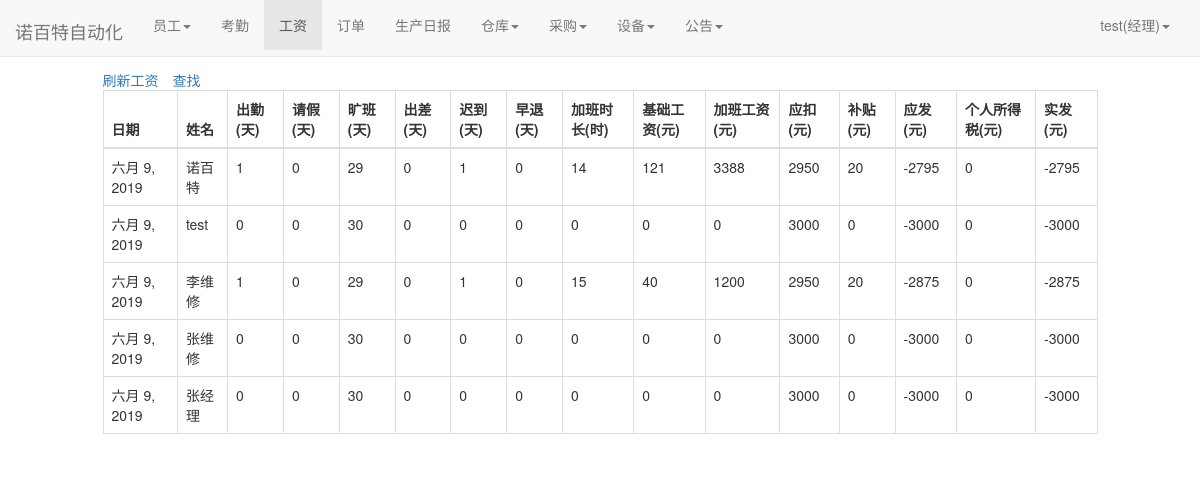
Page /user/salary_lists/ (signed in) on the committed database.
### user/models.py (models this page shows)
class Profile(models.Model):
    user = models.OneToOneField(User, on_delete=models.CASCADE)
    staff_gender = models.CharField(max_length=10, choices=(('male', '男'), ('female', '女')), default='male',
                                    verbose_name='性别')
    staff_age = models.PositiveIntegerField(verbose_name="年龄")
    staff_home = models.CharField(max_length=100, verbose_name="籍贯")
    staff_nationality = models.CharField(max_length=20, verbose_name="民族")  # 民族
    staff_tel = models.BigIntegerField(verbose_name="电话")
    start_time = models.DateField(auto_now_add=True, verbose_name="入职时间")  # 入职时间
    id_card = models.CharField(max_length=20,verbose_name="身份证")  # 身份证号
    staff_type = models.CharField(max_length=100,verbose_name="职位", null=True)  # 职位
    salary_pre_hour = models.IntegerField(verbose_name="时薪")  # 时薪
    class Meta:
        ordering = ['-start_time']

class Salary(models.Model):#工资
    current_time = models.DateField(auto_now_add=True, verbose_name="时间")
    staff_name = models.ForeignKey(User, on_delete=models.CASCADE, verbose_name="姓名")
    attend_days = models.IntegerField(verbose_name="出勤", default=0)
    leave_days = models.IntegerField(verbose_name="请假", default=0)
    absent_days = models.IntegerField(verbose_name="旷班", default=0)
    business_days = models.IntegerField(verbose_name="出差", default=0)
    zaotui_days = models.IntegerField(verbose_name="早退", default=0)
    late_days = models.IntegerField(verbose_name="迟到", default=0)
    overtime = models.IntegerField(verbose_name="加班时长", default=0)
    base_salary = models.IntegerField(verbose_name="基础工资", default=0)
    overtime_salary = models.IntegerField(verbose_name="加班工资", default=0)
    kouchu = models.IntegerField(verbose_name="应扣", default=0)
    allowance = models.IntegerField(verbose_name="补贴", default=0)
    should_pay = models.IntegerField(verbose_name="应发", default=0)
    tax= models.IntegerField(verbose_name="个人所得税", default=0)
    actual_pay = models.IntegerField(verbose_name="实发", default=0)
    class Meta:
        ordering = ['-current_time']

### user/views.py (the view)
# urls.py: path('salary_lists/', views.salary_lists, name='salary_lists'),
def salary_lists(request):
    salary_lists = Salary.objects.all()
    context = {}
    context['salary_lists'] = salary_lists
    return render(request, 'salary_lists.html', context)

### user/models.py (called while the page is built)
def get_staff_type(self):
    if Profile.objects.filter(user=self).exists():
        profile = Profile.objects.get(user=self)
        return profile.staff_type
    else:
        return ''

### user/templates/salary_lists.html (shortened to what this page needs)
{% extends 'base.html' %}
{% if user.is_authenticated %}
                    {% if user_get_staff_type == '经理' %}
                        {% block nav_salary_active %}active{% endblock %}
                    {% else %}
                        {% block nav_salary1_active %}active{% endblock %}
                    {% endif %}
{% endif %}
{% block content %}
    <div class="containter">
        <div class="row">
            <div class="col-xs-10 col-xs-offset-1">
                {% if user.is_authenticated %}
                <table class="table table-bordered table-hover">
                    <span style="margin-right: 1em"><a href="{% url 'caculate_salary' %}">刷新工资</a></span>
                    <a href="{% url 'salary_select' %}">查找</a>
                  <thead>
                    <tr>
                      <th scope="col">日期</th>
                      <th scope="col">姓名</th>
                      <th scope="col">出勤(天)</th>
                      <th scope="col">请假(天)</th>
                      <th scope="col">旷班(天)</th>
                       <th scope="col">出差(天)</th>
                      <th scope="col">迟到(天)</th>
                         <th scope="col">早退(天)</th>
                        <th scope="col">加班时长(时)</th>
                        <th scope="col">基础工资(元)</th>
                        <th scope="col">加班工资(元)</th>
                        <th scope="col">应扣(元)</th>
                        <th scope="col">补贴(元)</th>
                        <th scope="col">应发(元)</th>
                        <th scope="col">个人所得税(元)</th>
                        <th scope="col">实发(元)</th>
                    </tr>
                  </thead>
                  <tbody>
                  {%for salary_list in salary_lists%}
                    <tr>
                      <td>{{salary_list.current_time}}</td>
                      <td>{{salary_list.staff_name}}</td>
                      <td>{{salary_list.attend_days}}</td>
                      <td>{{salary_list.leave_days}}</td>
                      <td>{{salary_list.absent_days}}</td>
                        <td>{{salary_list.business_days}}</td>
                        <td>{{salary_list.late_days}}</td>
                        <td>{{salary_list.zaotui_days}}</td>
                        <td>{{salary_list.overtime}}</td>
                        <td>{{salary_list.base_salary}}</td>
                        <td>{{salary_list.overtime_salary}}</td>
                        <td>{{salary_list.kouchu}}</td>
                        <td>{{salary_list.allowance}}</td>
                        <td>{{salary_list.should_pay}}</td>
                        <td>{{salary_list.tax}}</td>
                        <td>{{salary_list.actual_pay}}</td>
                    </tr>
                  {% endfor %}
                  </tbody>
                </table>
                {% else %}
                    <span>未登录，跳转到首页...</span>
                    <script type="text/javascript">
                        window.location.href = '/';
                    </script>
                {% endif %}
            </div>
        </div>
    </div>
{% endblock %}

### templates/base.html (shortened to what this page needs)
{% load staticfiles %}
<!doctype html>
<html lang="en">
<head>
    <link rel="stylesheet" href="{% static 'base.css' %}">
     <link rel="stylesheet" href="{% static 'home.css' %}">
    <link rel="stylesheet" href="{% static 'bootstrap-3.37/css/bootstrap.min.css' %}">
</head>
<body>
     <div class="navbar navbar-default navbar-fixed-top" role="navigation">
        <div class="container-fluid">
            <div class="navbar-header">
            </div>
        </div>
     </div>
    <nav class="navbar navbar-default navbar-fixed-top">
      <div class="container-fluid">
        <div class="navbar-header">
          <a class="navbar-brand" href="{% url 'home' %}">诺百特自动化</a>
        </div>
          {% if  user.is_authenticated %}
        <div class="collapse navbar-collapse" id="bs-example-navbar-collapse-1">
          <ul class="nav navbar-nav">
              {% if user.get_staff_type == '经理' %}
              <li class="{% block nav_staff_active %}{% endblock %}">
                    <li class="dropdown">
                      <a href="#" class="dropdown-toggle" data-toggle="dropdown" role="button" aria-haspopup="true" aria-expanded="false">员工<span class="caret"></span></a>
                    </li>
                  </li>
                 <li class="{% block nav_attendence_active %}{% endblock %}"><a href="{% url 'attendence_lists'%}">考勤</a></li>
                  <li class="{% block nav_salary_active %}{% endblock %}"><a href="{% url 'salary_lists'%}">工资</a></li>
                  <li class="{% block nav_order_active %}{% endblock %}"><a href="{% url 'order_list' %}">订单</a></li>
                  <li class="{% block nav_producediary_active %}{% endblock %}"><a href="{% url 'product_diary' %}">生产日报</a></li>
                   <li class="{% block nav_warehousediary_active %}{% endblock %}">
                    <li class="dropdown">
                      <a href="#" class="dropdown-toggle" data-toggle="dropdown" role="button" aria-haspopup="true" aria-expanded="false">仓库<span class="caret"></span></a>
                    </li>
                  </li>
                  <li class="{% block nav_purchase_active %}{% endblock %}">
                    <li class="dropdown">
                      <a href="#" class="dropdown-toggle" data-toggle="dropdown" role="button" aria-haspopup="true" aria-expanded="false">采购<span class="caret"></span></a>
                    </li>
                  </li>
                  <li class="{% block nav_facility_active %}{% endblock %}">
                    <li class="dropdown">
                      <a href="#" class="dropdown-toggle" data-toggle="dropdown" role="button" aria-haspopup="true" aria-expanded="false">设备<span class="caret"></span></a>
                    </li>
                  </li>
              <li class="{% block nav_notice_active %}{% endblock %}">
                    <li class="dropdown">
                      <a href="#" class="dropdown-toggle" data-toggle="dropdown" role="button" aria-haspopup="true" aria-expanded="false">公告<span class="caret"></span></a>
                    </li>
                  </li>
              {%endif%}
          </ul>
        <ul class="nav navbar-nav navbar-right">
            <li class="dropdown">
              <a href="#" class="dropdown-toggle" data-toggle="dropdown" role="button" aria-haspopup="true" aria-expanded="false">
                  {{user.username}}({{user.get_staff_type}})<span class="caret"></span></a>
            </li>
        </ul>
    </div>
          {% else %}
           <ul class="nav navbar-nav navbar-right">
                <li><a href="{% url 'login' %}?from={{ request.get_full_path }}">登录</a></li>
           </ul>
          {% endif %}
      </div>
    </nav>
    {% block content%} {% endblock %}
</body>
</html>

### static/home.css (style rules this page uses)
* { margin: 0; padding: 0; }
body { margin-top: 70px!important; }
ul { list-style-type: none!important; }
ul.navbar-right { margin-right: 0; }
div.navbar-header { font-size: 200%; padding-top: 0.2em; }

### rows in the picture
Salary: current_time "六月 9, 2019", staff_name "诺百特", attend_days "1", leave_days "0", absent_days "29", business_days "0", late_days "1", zaotui_days "0", overtime "14", base_salary "121", overtime_salary "3388", kouchu "2950", allowance "20", should_pay "-2795", tax "0", actual_pay "-2795"
Salary: current_time "六月 9, 2019", staff_name "test", attend_days "0", leave_days "0", absent_days "30", business_days "0", late_days "0", zaotui_days "0", overtime "0", base_salary "0", overtime_salary "0", kouchu "3000", allowance "0", should_pay "-3000", tax "0", actual_pay "-3000"
Salary: current_time "六月 9, 2019", staff_name "李维修", attend_days "1", leave_days "0", absent_days "29", business_days "0", late_days "1", zaotui_days "0", overtime "15", base_salary "40", overtime_salary "1200", kouchu "2950", allowance "20", should_pay "-2875", tax "0", actual_pay "-2875"
Salary: current_time "六月 9, 2019", staff_name "张维修", attend_days "0", leave_days "0", absent_days "30", business_days "0", late_days "0", zaotui_days "0", overtime "0", base_salary "0", overtime_salary "0", kouchu "3000", allowance "0", should_pay "-3000", tax "0", actual_pay "-3000"
Salary: current_time "六月 9, 2019", staff_name "张经理", attend_days "0", leave_days "0", absent_days "30", business_days "0", late_days "0", zaotui_days "0", overtime "0", base_salary "0", overtime_salary "0", kouchu "3000", allowance "0", should_pay "-3000", tax "0", actual_pay "-3000"

### other values in the picture
{{ user.username }} "test"
{{ user.get_staff_type }} "经理"
